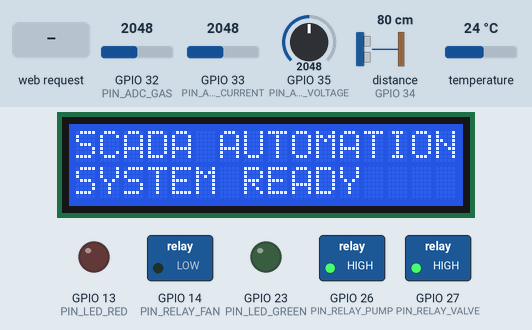
Simulated run of this sketch. Board: ESP32. Shown: 16×2 character LCD, switched loads named in the sketch (green lamp = pin HIGH), output pins drawn as LEDs (lit = HIGH). Wiring (inferred from the names in the program): ultrasonic range finder: trigger GPIO 25; echo GPIO 34. Dashed ring = blinking. The inputs (shaded band) are chosen by the test bench; at power-on: GPIO 32 (PIN_ADC_GAS) = 2048, distance to the obstacle (sensor on GPIO 34) 80 cm, GPIO 33 (PIN_ADC_CURRENT) = 2048, GPIO 35 (PIN_ADC_VOLTAGE) = 2048, temperature 24 °C. The echo pulse lasts 58.3 µs per cm; pins used as bus, display or sensor lines are not drawn; what the sketch prints to the serial monitor is not drawn.

Above: at 1.6 s.
1.7 s: GPIO 32 (PIN_ADC_GAS) set to 779
4.5 s: GPIO 32 (PIN_ADC_GAS) set to 701
At 6.9 s:
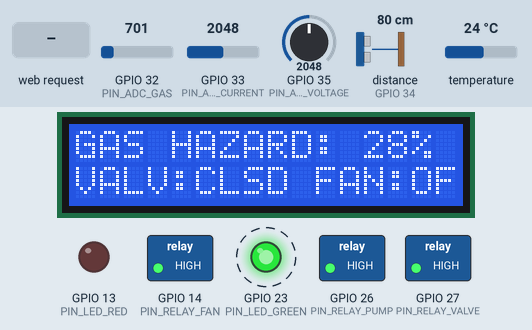
7.1 s: distance to the obstacle (sensor on GPIO 34) set to 120 cm
At 9.8 s:
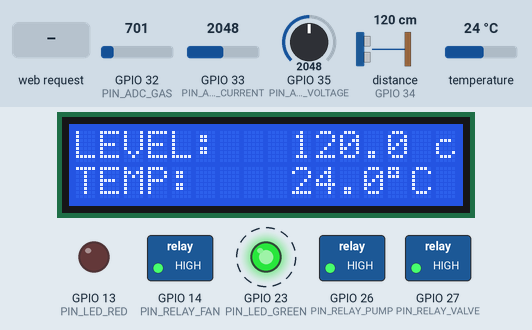
10.5 s: HTTP request GET /api/control?fan=1 received
At 10.9 s:
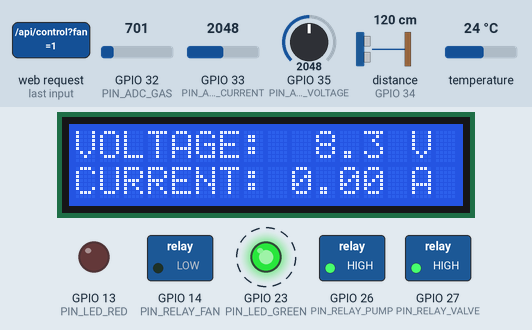
14.0 s: distance to the obstacle (sensor on GPIO 34) set to 7 cm
At 15.8 s:
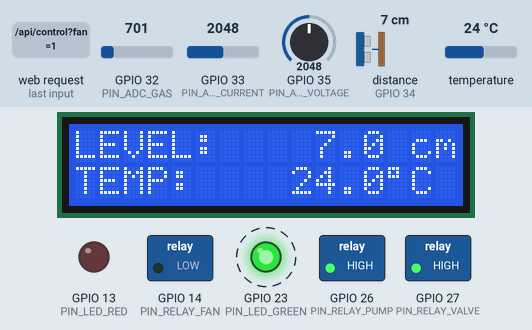
18.0 s: distance to the obstacle (sensor on GPIO 34) set to 4 cm
At 20.9 s:
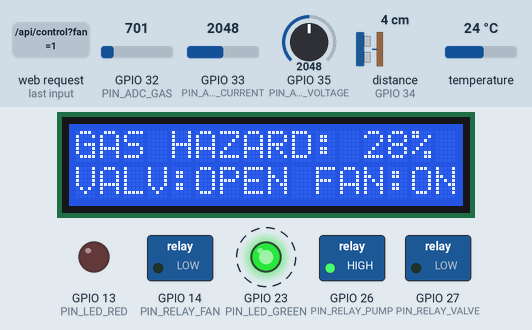
Timing chart, 0 to 22.0 s (numbered marks = the images above; inputs shaded):
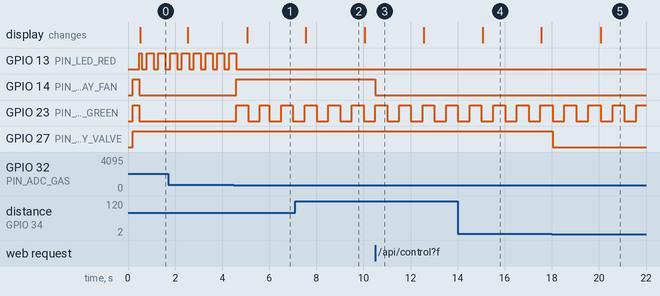

Measured:
- the behaviour switches between 745 and 744 on GPIO 32 (PIN_ADC_GAS) (found by bisection; images 0 and 1)
- the behaviour switches between 6 and 5 cm on distance to the obstacle (sensor on GPIO 34) (found by bisection; images 4 and 5)
- after the input at 4.5 s, GPIO 13 (PIN_LED_RED): goes on until 4.6 s, then stays LOW; GPIO 14 (PIN_RELAY_FAN): LOW → HIGH after 0.10 s; GPIO 23 (PIN_LED_GREEN): alternates HIGH for 0.50 s and LOW for 0.50 s, starting after 0.10 s; the display: changes after 0.56 s (image 1)
- after the input at 7.1 s, the display: changes after 0.44 s (image 2)
- after the input at 10.5 s, GPIO 14 (PIN_RELAY_FAN): HIGH → LOW at once
- after the input at 14.0 s, the display: changes after 1.1 s (image 4)
- after the input at 18.0 s, GPIO 27 (PIN_RELAY_VALVE): HIGH → LOW at once; the display: changes after 2.1 s (image 5)
- by itself, GPIO 13 (PIN_LED_RED): alternates HIGH for 0.30 s and LOW for 0.20 s

The sketch:

scada_master_firmware.ino
```cpp
/*
 * =========================================================================
 *   SCADA INDUSTRIAL PROCESS AUTOMATION - HIGH-SPEED WIRELESS EDGE GATEWAY
 *   Target: ESP32 DevKit V1 (30-Pin) | Framework: Arduino Core
 *   Network: Standalone Wi-Fi Access Point (SSID: SCADA-EDGE-NODE / scada1234)
 *   HTTP Endpoints:
 *     - GET  /api/telemetry  -> High-speed (<2ms) JSON telemetry stream
 *     - GET  /api/control    -> Low-latency Actuator Override (?pump=1&valve=0&fan=0)
 *     - GET  /               -> 60-FPS Asynchronous Live Web Dashboard
 * =========================================================================
 */

#include <Arduino.h>
#include <WiFi.h>
#include <WebServer.h>
#include <Wire.h>
#include <LiquidCrystal_I2C.h>
#include <OneWire.h>
#include <DallasTemperature.h>

// --- PIN DEFINITIONS ---
#define PIN_LED_GREEN      23
#define PIN_LED_RED        13
#define PIN_RELAY_PUMP     26
#define PIN_RELAY_VALVE    27
#define PIN_RELAY_FAN      14

#define PIN_US_TRIG        25
#define PIN_US_ECHO        34
#define PIN_ONEWIRE_TEMP    4
#define PIN_ADC_GAS        32
#define PIN_ADC_CURRENT    33
#define PIN_ADC_VOLTAGE    35

// --- WI-FI ACCESS POINT CONFIGURATION ---
const char* AP_SSID = "SCADA-EDGE-NODE";
const char* AP_PASS = "scada1234";
IPAddress local_IP(192, 168, 4, 1);
IPAddress gateway(192, 168, 4, 1);
IPAddress subnet(255, 255, 255, 0);

WebServer server(80);

// --- PERIPHERALS ---
LiquidCrystal_I2C lcd(0x27, 16, 2);
bool lcdFound = false;

OneWire oneWire(PIN_ONEWIRE_TEMP);
DallasTemperature ds18b20(&oneWire);
bool ds18b20Found = false;

// Calibration Factors
const float V_REF = 3.3f;
const float ADC_RES = 4095.0f;
const float MQ2_DIVIDER_RATIO = 2.0f;
const float VOLT_SENSOR_RATIO = 5.0f;
const float ACS712_NOMINAL_ZERO_V = 2.5f;   // Fallback if the boot calibration is implausible
const float ACS712_SENSITIVITY = 0.185f;
float acs712ZeroV = ACS712_NOMINAL_ZERO_V;    // Measured at boot with the pump off

// Operational States
bool pumpState = false;
bool valveState = false;
bool fanState = false;
bool emergencyAlarm = false;

float currentLevelCm = 35.0f;
float currentWaterTempC = 28.5f;
float currentBusVolts = 12.1f;
float currentPumpAmps = 0.00f;
float currentGasVolts = 0.5f;
int   currentGasPct = 8;

unsigned long lastSensorSample = 0;
unsigned long lastTempRequest = 0;
unsigned long lastDisplaySwitch = 0;
unsigned long lastSerialTele = 0;
int displayPage = 0;

float readDistanceCm() {
  digitalWrite(PIN_US_TRIG, LOW);
  delayMicroseconds(2);
  digitalWrite(PIN_US_TRIG, HIGH);
  delayMicroseconds(10);
  digitalWrite(PIN_US_TRIG, LOW);
  long dur = pulseIn(PIN_US_ECHO, HIGH, 15000); // 15ms non-blocking timeout
  if (dur == 0) return currentLevelCm; // Keep last valid reading on timeout
  return (dur * 0.0343f) / 2.0f;
}

float readBusVoltage() {
  int raw = analogRead(PIN_ADC_VOLTAGE);
  return (raw / ADC_RES) * V_REF * VOLT_SENSOR_RATIO;
}

float readGasVolts() {
  int raw = analogRead(PIN_ADC_GAS);
  return (raw / ADC_RES) * V_REF * MQ2_DIVIDER_RATIO;
}

// Averaged reading using the ESP32's factory ADC calibration (raw/4095*3.3 reads ~0.25 V low near 2.5 V)
float readCurrentSensorVolts(int samples) {
  uint32_t total = 0;
  for (int i = 0; i < samples; i++) total += analogReadMilliVolts(PIN_ADC_CURRENT);
  return total / (float)samples / 1000.0f;
}

// Must run with the pump relay OFF: whatever the ACS712 outputs now is 0 A
void calibrateCurrentZero() {
  delay(100); // Let the relay and sensor output settle
  float zero = readCurrentSensorVolts(256);
  if (zero > 1.5f && zero < 3.0f) {
    acs712ZeroV = zero;
    Serial.printf("ACS712 zero calibrated: %.3f V\n", zero);
  } else {
    Serial.printf("ACS712 zero %.3f V implausible (sensor unplugged?), using %.2f V\n", zero, ACS712_NOMINAL_ZERO_V);
  }
}

float readPumpCurrent() {
  float amps = (readCurrentSensorVolts(16) - acs712ZeroV) / ACS712_SENSITIVITY;
  if (amps < 0.08f) amps = 0.0f; // DC pump only draws one way; also removes noise around zero
  return amps;
}

void setRelays(bool pump, bool valve, bool fan) {
  pumpState = pump;
  valveState = valve;
  fanState = fan;
  digitalWrite(PIN_RELAY_PUMP, pump ? LOW : HIGH);
  digitalWrite(PIN_RELAY_VALVE, valve ? LOW : HIGH);
  digitalWrite(PIN_RELAY_FAN, fan ? LOW : HIGH);
}

// --- HTTP SERVER HANDLERS ---
void handleTelemetry() {
  server.sendHeader("Access-Control-Allow-Origin", "*");
  server.sendHeader("Access-Control-Allow-Methods", "GET, POST, OPTIONS");
  server.sendHeader("Access-Control-Allow-Headers", "*");
  server.sendHeader("Cache-Control", "no-cache, no-store, must-revalidate");

  char json[256];
  snprintf(json, sizeof(json),
    "{\"level_cm\":%.1f,\"water_temp_c\":%.1f,\"amb_temp_c\":%.1f,\"press_hpa\":1013.2,\"hum_pct\":55.0,"
    "\"gas_pct\":%d,\"gas_v\":%.2f,\"bus_v\":%.1f,\"pump_a\":%.2f,\"pump\":%d,\"valve\":%d,\"fan\":%d,\"alarm\":%d}",
    currentLevelCm, currentWaterTempC, currentWaterTempC, currentGasPct, currentGasVolts,
    currentBusVolts, currentPumpAmps, pumpState ? 1 : 0, valveState ? 1 : 0, fanState ? 1 : 0, emergencyAlarm ? 1 : 0);

  server.send(200, "application/json", json);
}

void handleControl() {
  server.sendHeader("Access-Control-Allow-Origin", "*");
  server.sendHeader("Access-Control-Allow-Methods", "GET, POST, OPTIONS");
  server.sendHeader("Access-Control-Allow-Headers", "*");

  if (server.hasArg("pump")) {
    pumpState = (server.arg("pump") == "1");
  }
  if (server.hasArg("valve")) {
    valveState = (server.arg("valve") == "1");
  }
  if (server.hasArg("fan")) {
    fanState = (server.arg("fan") == "1");
  }

  setRelays(pumpState, valveState, fanState);

  char res[96];
  snprintf(res, sizeof(res), "{\"status\":\"OK\",\"pump\":%d,\"valve\":%d,\"fan\":%d}",
           pumpState ? 1 : 0, valveState ? 1 : 0, fanState ? 1 : 0);
  server.send(200, "application/json", res);
}

// Standalone High-Speed Asynchronous Web HMI (Zero Page Reloads!)
void handleRoot() {
  server.sendHeader("Access-Control-Allow-Origin", "*");
  String html = "<!DOCTYPE html><html><head><meta charset='UTF-8'><meta name='viewport' content='width=device-width,initial-scale=1'>"
    "<title>SCADA Real-Time Edge Node</title><style>"
    "body{background:#090d16;color:#f8fafc;font-family:system-ui,-apple-system,sans-serif;margin:0;padding:20px;text-align:center;}"
    ".header{display:flex;align-items:center;justify-content:space-between;max-width:500px;margin:0 auto 15px;padding-bottom:10px;border-bottom:1px solid #1e293b;}"
    "h1{color:#38bdf8;font-size:20px;margin:0;text-align:left;}"
    ".badge{background:#059669;color:#fff;padding:4px 10px;border-radius:20px;font-size:12px;font-weight:bold;letter-spacing:1px;display:inline-flex;align-items:center;gap:6px;}"
    ".pulse{width:8px;height:8px;background:#4ade80;border-radius:50%;box-shadow:0 0 8px #4ade80;animation:blink 1s infinite;}"
    "@keyframes blink{50%{opacity:0.3;}}"
    ".grid{display:grid;grid-template-columns:1fr 1fr;gap:12px;max-width:500px;margin:0 auto;}"
    ".card{background:#131c2e;border-radius:12px;padding:16px;border:1px solid #1e293b;text-align:left;box-shadow:0 4px 6px -1px rgba(0,0,0,0.3);}"
    ".label{color:#64748b;font-size:12px;font-weight:bold;text-transform:uppercase;letter-spacing:0.5px;}"
    ".val{font-size:26px;font-weight:bold;color:#facc15;margin-top:4px;}"
    ".unit{font-size:14px;color:#94a3b8;font-weight:normal;margin-left:2px;}"
    ".actuators{max-width:500px;margin:15px auto;background:#131c2e;border-radius:12px;padding:16px;border:1px solid #1e293b;}"
    ".btn-row{display:flex;justify-content:space-between;align-items:center;margin:8px 0;padding:8px 12px;background:#1e293b;border-radius:8px;}"
    ".btn{padding:8px 18px;border-radius:6px;border:none;font-weight:bold;cursor:pointer;font-size:13px;transition:0.1s;}"
    ".btn-on{background:#16a34a;color:#fff;}.btn-off{background:#dc2626;color:#fff;}"
    ".status{font-weight:bold;font-size:13px;}"
    "</style></head><body>"
    "<div class='header'><div><h1>SCADA EDGE NODE</h1><div style='color:#64748b;font-size:12px;'>Wi-Fi SoftAP &bull; 192.168.4.1</div></div>"
    "<div class='badge'><div class='pulse'></div> LIVE STREAM</div></div>"
    "<div class='grid'>"
    "<div class='card'><div class='label'>Process Tank Level</div><div class='val' id='lvl'>--<span class='unit'>cm</span></div></div>"
    "<div class='card'><div class='label'>Water Temperature</div><div class='val' id='temp'>--<span class='unit'>&deg;C</span></div></div>"
    "<div class='card'><div class='label'>12V Bus Voltage</div><div class='val' id='vbus' style='color:#38bdf8;'>--<span class='unit'>V</span></div></div>"
    "<div class='card'><div class='label'>Pump Current</div><div class='val' id='curr' style='color:#38bdf8;'>--<span class='unit'>A</span></div></div>"
    "<div class='card' style='grid-column: span 2;'><div class='label'>Atmospheric Gas Safety</div><div class='val' id='gas' style='color:#4ade80;'>--<span class='unit'>%</span></div></div>"
    "</div>"
    "<div class='actuators'><h3 style='margin:0 0 10px;font-size:15px;color:#94a3b8;text-align:left;'>Manual Supervisory Overrides</h3>"
    "<div class='btn-row'><span>Inflow Pump</span><button class='btn btn-on' onclick=\"cmd('pump',1)\">START</button><button class='btn btn-off' onclick=\"cmd('pump',0)\">STOP</button></div>"
    "<div class='btn-row'><span>Drain Valve</span><button class='btn btn-on' onclick=\"cmd('valve',1)\">OPEN</button><button class='btn btn-off' onclick=\"cmd('valve',0)\">CLOSE</button></div>"
    "<div class='btn-row'><span>Exhaust Fan</span><button class='btn btn-on' onclick=\"cmd('fan',1)\">START</button><button class='btn btn-off' onclick=\"cmd('fan',0)\">STOP</button></div>"
    "</div>"
    "<script>"
    "async function poll(){"
    " try{"
    "  let r=await fetch('/api/telemetry');"
    "  let d=await r.json();"
    "  document.getElementById('lvl').innerHTML=d.level_cm.toFixed(1)+'<span class=\"unit\"> cm</span>';"
    "  document.getElementById('temp').innerHTML=d.water_temp_c.toFixed(1)+'<span class=\"unit\"> &deg;C</span>';"
    "  document.getElementById('vbus').innerHTML=d.bus_v.toFixed(1)+'<span class=\"unit\"> V</span>';"
    "  document.getElementById('curr').innerHTML=d.pump_a.toFixed(2)+'<span class=\"unit\"> A</span>';"
    "  document.getElementById('gas').innerHTML=d.gas_pct+'<span class=\"unit\"> % ('+(d.alarm?'TRIP':'SAFE')+')</span>';"
    "  document.getElementById('gas').style.color=d.alarm?'#ef4444':'#4ade80';"
    " }catch(e){}"
    "}"
    "async function cmd(act,val){await fetch('/api/control?'+act+'='+val);poll();}"
    "setInterval(poll, 250);" // Polling every 250ms (4 times per second!)
    "poll();"
    "</script></body></html>";

  server.send(200, "text/html", html);
}

void setup() {
  Serial.begin(115200);
  delay(200);

  // 1. Relays to OFF (Active LOW)
  pinMode(PIN_RELAY_PUMP, OUTPUT);
  pinMode(PIN_RELAY_VALVE, OUTPUT);
  pinMode(PIN_RELAY_FAN, OUTPUT);
  setRelays(false, false, false);

  pinMode(PIN_LED_GREEN, OUTPUT);
  pinMode(PIN_LED_RED, OUTPUT);
  digitalWrite(PIN_LED_GREEN, HIGH);
  digitalWrite(PIN_LED_RED, LOW);

  pinMode(PIN_US_TRIG, OUTPUT);
  pinMode(PIN_US_ECHO, INPUT);
  digitalWrite(PIN_US_TRIG, LOW);

  analogSetAttenuation(ADC_11db);
  calibrateCurrentZero(); // Relays were switched OFF above

  // Initialize I2C Bus with anti-lock timeout
  Wire.begin(21, 22);
  Wire.setTimeOut(30);

  for (byte i = 1; i < 127; i++) {
    Wire.beginTransmission(i);
    if (Wire.endTransmission() == 0 && (i == 0x27 || i == 0x3F)) {
      lcd = LiquidCrystal_I2C(i, 16, 2);
      lcdFound = true;
      break;
    }
  }

  if (lcdFound) {
    lcd.init();
    lcd.backlight();
    lcd.clear();
    lcd.setCursor(0, 0);
    lcd.print("SCADA AUTOMATION");
    lcd.setCursor(0, 1);
    lcd.print("PROCESS CONTROL ");
  }

  // Init DS18B20 with NON-BLOCKING conversion (crucial for streaming!)
  ds18b20.begin();
  if (ds18b20.getDeviceCount() > 0) {
    ds18b20Found = true;
    ds18b20.setWaitForConversion(false); // Eliminates 750ms CPU freeze!
    ds18b20.requestTemperatures();
  }

  // 2. Start Wi-Fi SoftAP
  WiFi.mode(WIFI_AP);
  WiFi.softAPConfig(local_IP, gateway, subnet);
  WiFi.softAP(AP_SSID, AP_PASS);

  // 3. Register HTTP Endpoints
  server.on("/api/telemetry", HTTP_ANY, handleTelemetry);
  server.on("/api/control", HTTP_ANY, handleControl);
  server.on("/", HTTP_GET, handleRoot);
  server.begin();

  if (lcdFound) {
    lcd.clear();
    lcd.setCursor(0, 0);
    lcd.print("SCADA AUTOMATION");
    lcd.setCursor(0, 1);
    lcd.print("SYSTEM READY    ");
  }
}

void loop() {
  // 1. Process HTTP requests at maximum speed
  server.handleClient();

  // 2. Sample Fast Analog & Ultrasonic Sensors every 100ms
  if (millis() - lastSensorSample >= 100) {
    lastSensorSample = millis();
    currentLevelCm = readDistanceCm();
    currentBusVolts = readBusVoltage();
    currentGasVolts = readGasVolts();
    currentPumpAmps = readPumpCurrent();

    int pct = (int)(((currentGasVolts - 0.4f) / (3.0f - 0.4f)) * 100.0f);
    if (pct < 0) pct = 0;
    if (pct > 100) pct = 100;
    currentGasPct = pct;

    // Automated Safety Interlock (Gas Hazard & Exhaust Fan)
    if (currentGasVolts >= 1.2f) {
      if (!emergencyAlarm) {
        emergencyAlarm = true;
        fanState = true;
        digitalWrite(PIN_RELAY_FAN, LOW);
      }
      digitalWrite(PIN_LED_GREEN, LOW);
      digitalWrite(PIN_LED_RED, (millis() / 250) % 2);
    } else {
      if (emergencyAlarm) {
        emergencyAlarm = false;
        fanState = false;
        digitalWrite(PIN_RELAY_FAN, HIGH);
      }
      digitalWrite(PIN_LED_RED, LOW);
      digitalWrite(PIN_LED_GREEN, (millis() / 500) % 2);
    }

    // Automated Autonomous Overflow Interlock (High Water Level -> Open Solenoid Drain Valve)
    // When water rises to within 6.0 cm of sensor (High Water Trip):
    if (currentLevelCm > 1.0f && currentLevelCm <= 6.0f) {
      if (!valveState) {
        valveState = true;
        digitalWrite(PIN_RELAY_VALVE, LOW); // Active-LOW: Solenoid Valve OPEN
        Serial.println(F("[INTERLOCK] High Water Level Trip! Solenoid Drain Valve OPEN"));
      }
      if (pumpState) {
        pumpState = false;
        digitalWrite(PIN_RELAY_PUMP, HIGH); // Interlock: Inhibit pump on high water
      }
    } else if (currentLevelCm >= 10.0f) {
      // When water drains back down past 10.0 cm (Safe Reset Level):
      if (valveState) {
        valveState = false;
        digitalWrite(PIN_RELAY_VALVE, HIGH); // Active-LOW: Solenoid Valve CLOSED
        Serial.println(F("[INTERLOCK] Water Level Normal. Solenoid Drain Valve CLOSED"));
      }
    }
  }

  // 3. Non-blocking Temperature sample every 1000ms
  if (ds18b20Found && (millis() - lastTempRequest >= 1000)) {
    lastTempRequest = millis();
    float t = ds18b20.getTempCByIndex(0);
    if (t > -50.0f && t < 120.0f) currentWaterTempC = t;
    ds18b20.requestTemperatures(); // Request next reading non-blocking
  }

  // 4. Update LCD every 2.5 seconds (clean 3-page cyclic engineering telemetry display)
  if (lcdFound && (millis() - lastDisplaySwitch > 2500)) {
    lastDisplaySwitch = millis();
    displayPage = (displayPage + 1) % 3;

    if (displayPage == 0) {
      // Page 0: Primary Hydraulics & Thermal
      lcd.setCursor(0, 0);
      char line1[17];
      snprintf(line1, sizeof(line1), "LEVEL:   %4.1f cm", currentLevelCm);
      lcd.print(line1);

      lcd.setCursor(0, 1);
      char line2[17];
      snprintf(line2, sizeof(line2), "TEMP:    %4.1f%cC ", currentWaterTempC, 0xDF);
      lcd.print(line2);
    } else if (displayPage == 1) {
      // Page 1: Electrical Power & Current Flow
      lcd.setCursor(0, 0);
      char line1[17];
      snprintf(line1, sizeof(line1), "VOLTAGE: %4.1f V ", currentBusVolts);
      lcd.print(line1);

      lcd.setCursor(0, 1);
      char line2[17];
      snprintf(line2, sizeof(line2), "CURRENT: %4.2f A ", currentPumpAmps);
      lcd.print(line2);
    } else {
      // Page 2: Gas Hazard Level & Actuator States
      lcd.setCursor(0, 0);
      char line1[17];
      snprintf(line1, sizeof(line1), "GAS HAZARD: %2d%% ", currentGasPct);
      lcd.print(line1);

      lcd.setCursor(0, 1);
      char line2[17];
      snprintf(line2, sizeof(line2), "VALV:%-4s FAN:%-3s", valveState ? "OPEN" : "CLSD", fanState ? "ON " : "OFF");
      lcd.print(line2);
    }
  }

  // 5. USB Serial Telemetry every 500ms
  if (millis() - lastSerialTele >= 500) {
    lastSerialTele = millis();
    Serial.printf("{\"level_cm\":%.1f,\"water_temp_c\":%.1f,\"amb_temp_c\":%.1f,\"press_hpa\":1013.2,\"hum_pct\":55.0,\"gas_pct\":%d,\"gas_v\":%.2f,\"bus_v\":%.1f,\"pump_a\":%.2f,\"pump\":%d,\"valve\":%d,\"fan\":%d,\"alarm\":%d}\n",
                  currentLevelCm, currentWaterTempC, currentWaterTempC, currentGasPct, currentGasVolts, currentBusVolts, currentPumpAmps, pumpState ? 1 : 0, valveState ? 1 : 0, fanState ? 1 : 0, emergencyAlarm ? 1 : 0);
  }
}
```
